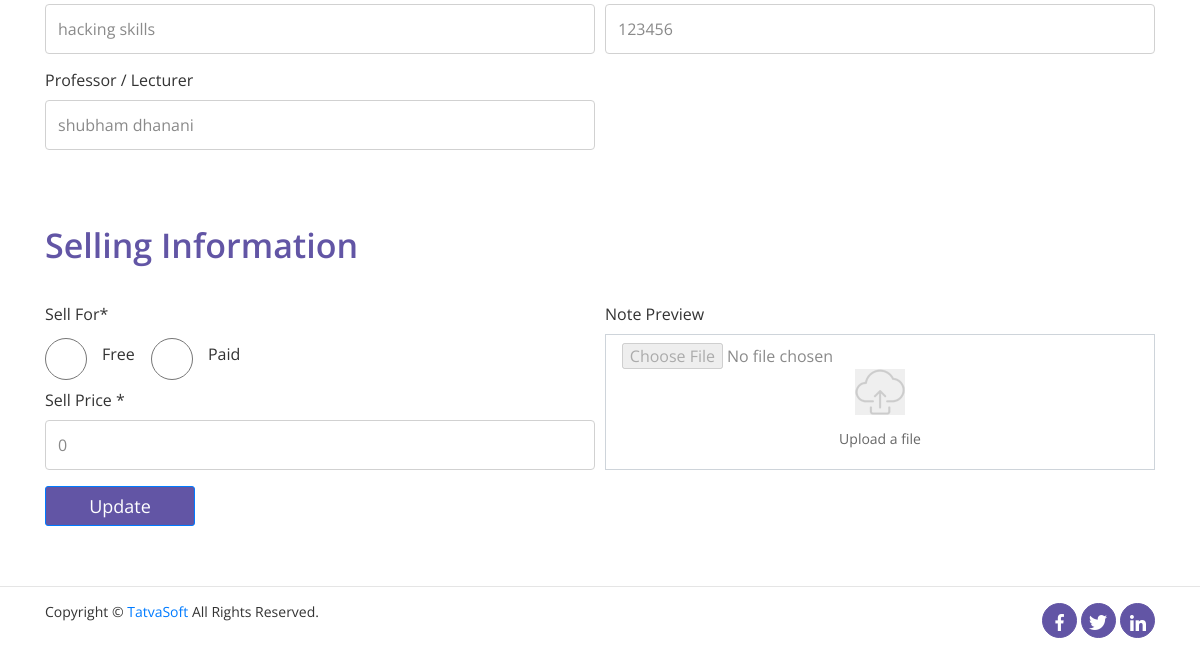
The app's page /php/updatenote.php?id=112 (signed in, lower part), older data.
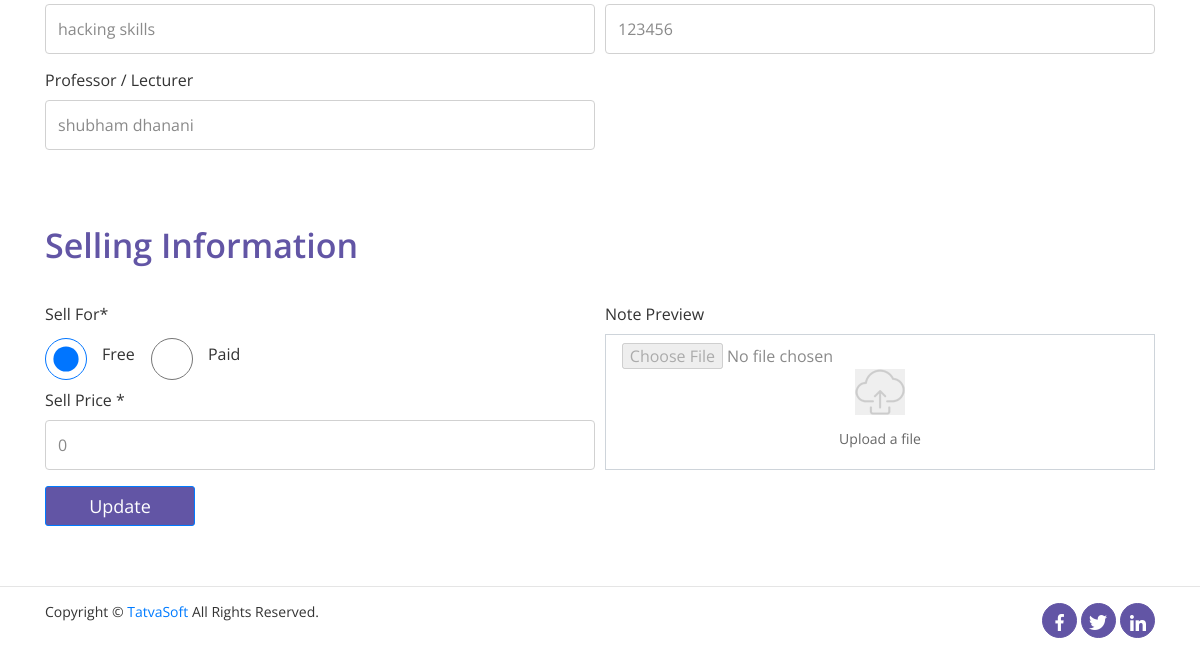
The same page, newer data.
### tables this page shows
CREATE TABLE `sellernotes` (
  `ID` int(11) NOT NULL,
  `SellerID` int(11) NOT NULL,
  `Status` int(11) NOT NULL,
  `ActionedBy` int(11) DEFAULT NULL,
  `AdminRemarks` varchar(255) DEFAULT NULL,
  `PublishedDate` datetime DEFAULT NULL,
  `Title` varchar(100) NOT NULL,
  `Category` int(11) NOT NULL,
  `DisplayPicture` varchar(500) DEFAULT NULL,
  `NoteType` int(11) DEFAULT NULL,
  `NumberofPages` int(11) DEFAULT NULL,
  `Description` varchar(255) NOT NULL,
  `UniversityName` varchar(200) DEFAULT NULL,
  `Country` int(11) DEFAULT NULL,
  `Course` varchar(100) DEFAULT NULL,
  `CourseCode` varchar(100) DEFAULT NULL,
  `Professor` varchar(100) DEFAULT NULL,
  `IsPaid` int(1) NOT NULL DEFAULT 0,
  `SellingPrice` decimal(10,0) DEFAULT NULL,
  `NotesPreview` varchar(255) DEFAULT NULL,
  `CreatedDate` datetime DEFAULT current_timestamp(),
  `CreatedBy` int(11) DEFAULT NULL,
  `ModifiedDate` datetime DEFAULT current_timestamp(),
  `ModifiedBy` int(11) DEFAULT NULL,
  `IsActive` bit(1) NOT NULL DEFAULT b'1'
);

### php/updatenote.php (the view, shortened to what this page needs)
<?php
include '../php/dbcon.php';
?>
<!DOCTYPE html>
<html lang="en">
<?php
    include '../php/front-header.php';
?>
    <div class="container form-wrap">
        <form method="post"  action="">
 <?php
$id = $_GET['id'];
$selectq = "select * from sellernotes where ID=$id";
$selectque = mysqli_query($con,$selectq);
$result = mysqli_fetch_array($selectque);
            ?>
            <div class="form-row">
                <div class="form-group col-md-6">
                    <input type="text" class="form-control" id="exampleInputfname" placeholder="Enter your course name" name="course" value="<?php echo $result['Course']; ?>">
                </div>
                <div class="form-group col-md-6">
                    <input type="text" class="form-control" id="exampleInputlname" placeholder="Enter your course code" name="coursecode" value="<?php echo $result['CourseCode']; ?>">
                </div>
            </div>
            <div class="form-row">
                <div class="form-group col-md-6">
                    <label for="exampleInputfname">Professor / Lecturer</label>
                    <input type="text" class="form-control" id="exampleInputfname" placeholder="Enter your professor name" name="professor" value="<?php echo $result['Professor']; ?>">
                </div>
            </div>
            <div class="user-heading">
                <h3>Selling Information</h3>
            </div>
            <div class="form-row">
                <div class="col-md-6">
                    <div class="form-group">
                        <label for="exampleInputfname">Sell For*</label>
                        <div class="form-check form-check-inline">
                            <input class="form-check-input" type="radio" name="sellfor" value="5" required <?php if($result['IsPaid']==5){echo "checked"; } ?>>
                            <label class="form-check-label" for="inlineRadio1" style="margin-left: 10px;">Free</label>
                        </div>
                        <div class="form-check form-check-inline">
                            <input class="form-check-input" type="radio" name="sellfor" id="inlineRadio2" value="4" <?php if($result['IsPaid']==4){echo "checked"; } ?>>
                            <label class="form-check-label" for="inlineRadio2" style="margin-left: 10px;">Paid</label>
                        </div>
                        <div class="form-group">
                            <label for="exampleInputfname">Sell Price *</label>
                            <input type="text" class="form-control" id="exampleInputfname" placeholder="Enter your price" name="price" required value="<?php echo $result['SellingPrice']; ?>">
                        </div>
                    </div>
                </div>
                <div class="form-group col-md-6">
                    <label for="exampleInputfname">Note Preview</label>
                    <div class="upload-custom-add-notes">
                        <button>
                            <img src="../images/icons/upload-file.png">
                        </button>
                        <input type="file" id="getpreview" name="preview" style="border:none;width:70%;margin-left:-7%;" disabled>
                        <p class="text-center">Upload a file</p>
                    </div>
                </div>
            </div>
            <button type="submit" class="btn btn-primary" id="submit-btn-user" name="update">Update</button>
        </form>
    </div>
<?php
    include '../php/footer.php';
?>
</html>

Row changes from the older to the newer data that the page shows:
changed sellernotes "hacking skills": IsPaid "☐" → "☑"
